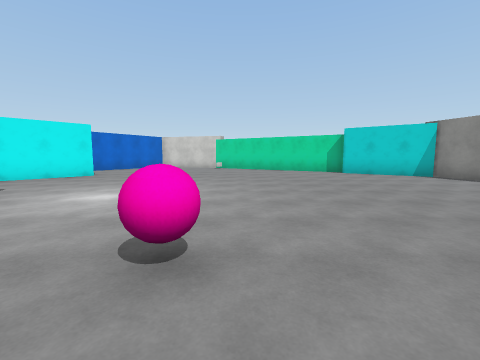
[1] (above)

12 first-person views from a walk through a scene from a Unity 3-D project. The camera is 1.4 m above the floor, tilts 6° down and sees 90° across. The floor is counted in squares, 2 m on a side. Each view is taken from the middle of a square. On the plan, view 1 faces up. The plan holds only what a view shows up to about 9 squares ahead; the rest is blank. The place goes on beyond the plan. The player is left out. Surface patterns are stand-ins for the level's own textures.

[2]
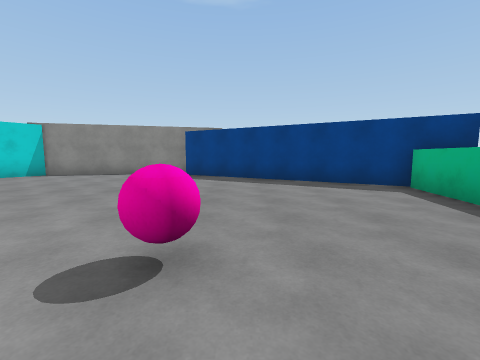

[3]
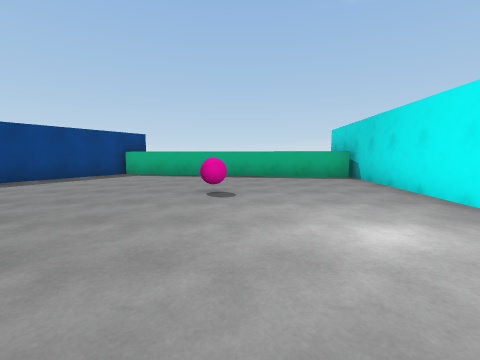

[4]
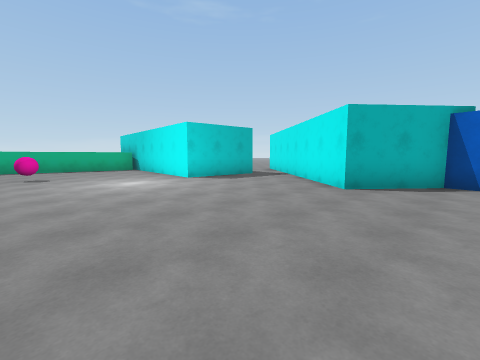

[5]
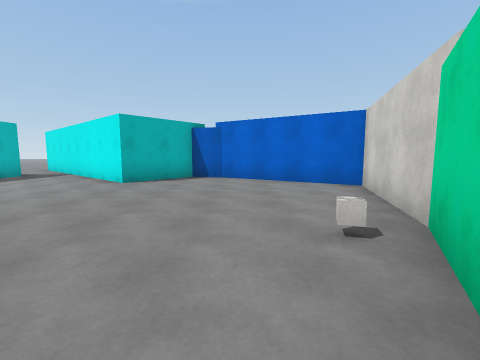

[6]
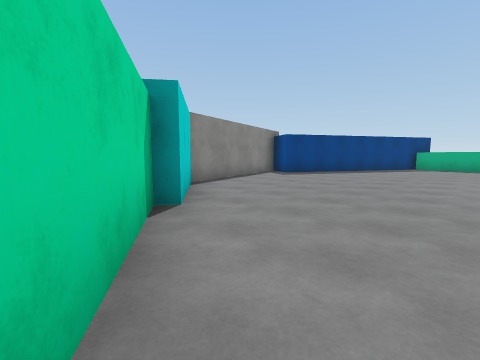

[7]
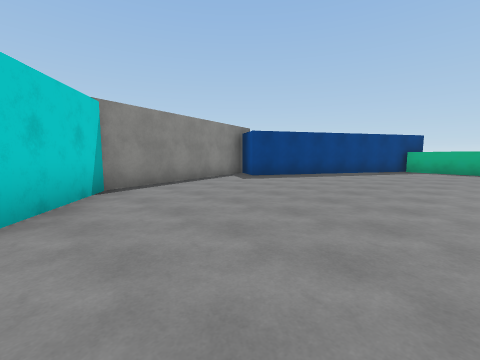

[8]
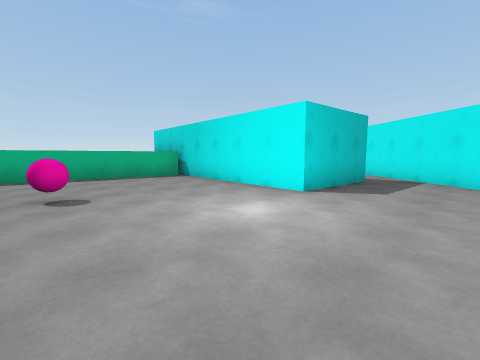

[9]
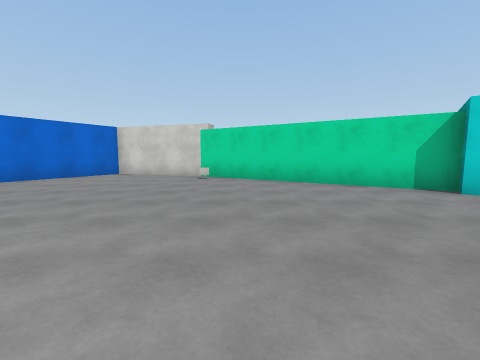

[10]
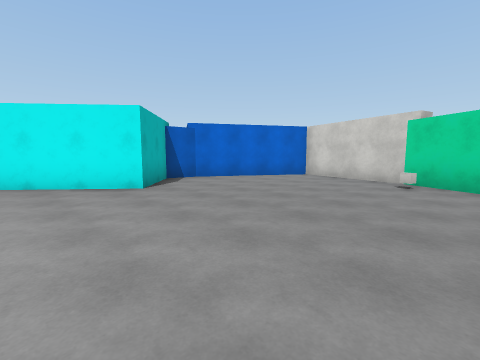

[11]
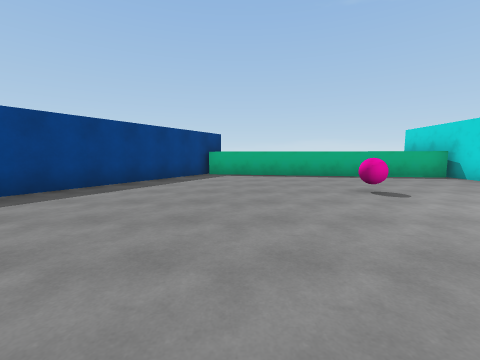

[12]
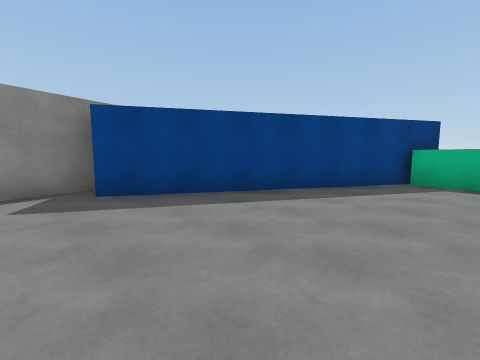

### Floor plan
Points are (right, up) in squares from view 1. A wall is a line through its corners. A room is listed if a view was taken in it or the views show most of it. See-through windows are left out.
Room 1 (views 1, 2, 3, 4, 5, 6, 7, 8, 9, 10, 11, 12)
walls: (-6.9, 3.9) (-4.1, 3.6) (-4.6, -2.5); (-4.4, -1.3) (3.2, -2.7); (7.5, 2.6) (6.2, 7.5) (3.9, 9.2) (4.2, 9.5) (-1.3, 12.9); (-1.2, 12.8) (-4.4, 13.8) (-6.5, 10.4) (-6.6, 9.5) (-4.9, 8.1) (-9.2, 3.1); (2.8, -3.6) (6.5, 2.9)
objects: pink ball (-1, 1); cube (-1, 12)

Where each view was taken, in squares from view 1:
view 1: 0 up, 0 right, facing up
view 2: 1 up, 2 left, facing right
view 3: 6 up, 1 left, facing down
view 4: 10 up, 0 right, facing down-left
view 5: 11 up, 1 right, facing left
view 6: 11 up, 1 right, facing down-right
view 7: 9 up, 1 right, facing down-right
view 8: 6 up, 0 right, facing down-left
view 9: 5 up, 0 right, facing up
view 10: 6 up, 0 right, facing up-left
view 11: 6 up, 2 right, facing down
view 12: 4 up, 2 right, facing down-right
